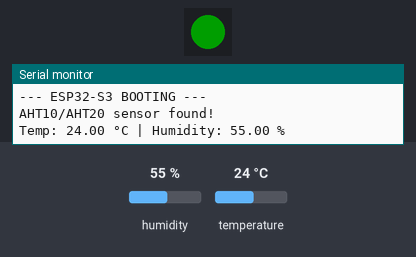
Simulated run of this sketch. Board: ESP32. On the bench: 1 RGB LEDs in strip order, left to right, the last lines printed to the serial monitor. The test bench sets the inputs (shaded band); at power-on: temperature 24 °C, humidity 55 %. Dim RGB values are drawn brighter than linear; WiFi joins after 1.5 s; servers stay silent unless stated.

Above: at 2.6 s.
2.7 s: temperature set to 24.7 °C
5.6 s: temperature set to 25.7 °C
At 7.2 s:
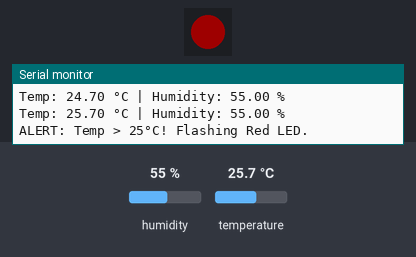
11.5 s: temperature set to 12 °C
At 13.1 s:
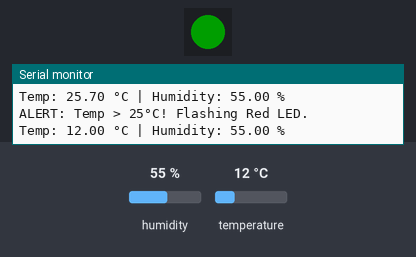
14.4 s: temperature set to 28 °C
At 17.5 s:
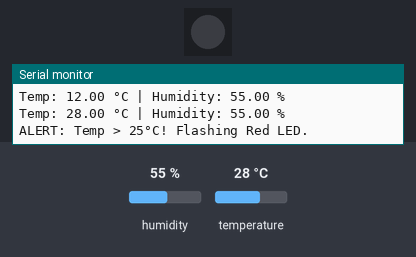
Timing chart, 0 to 21.6 s (numbered marks = the images above; inputs shaded):
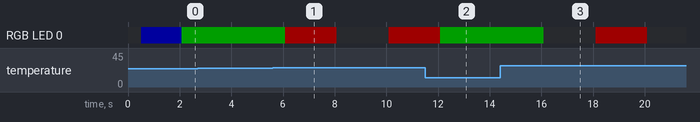

Measured:
- the behaviour switches between 25 and 25.1 °C on temperature (found by bisection; images 0 and 1)
- after the input at 5.6 s, RGB LED 0: RGB(0, 30, 0) → RGB(30, 0, 0) after 0.49 s, → off 2.0 s later, → RGB(30, 0, 0) 2.0 s later
- after the input at 14.4 s, RGB LED 0: RGB(0, 30, 0) → off after 1.7 s, → RGB(30, 0, 0) 2.0 s later, → off 2.0 s later

The sketch:

ArduinoCloud_ESP32S3_20261012_trial1.arduinodashboard.ino
```cpp
#include <Wire.h>
#include <Adafruit_AHTX0.h>
#include <Adafruit_NeoPixel.h>
#include "thingProperties.h"

// Force native USB CDC output for Waveshare ESP32-S3 Zero
#if CONFIG_IDF_TARGET_ESP32S3
#include "HWCDC.h"
HWCDC USBSerial;
#define Serial USBSerial
#endif

// Pin Definitions for Waveshare ESP32-S3 Zero
#define SDA_PIN 1
#define SCL_PIN 2
#define RGB_LED_PIN 21   // Onboard RGB LED pin
#define NUM_PIXELS 1

Adafruit_AHTX0 aht;
Adafruit_NeoPixel rgbLed(NUM_PIXELS, RGB_LED_PIN, NEO_GRB + NEO_KHZ800);

unsigned long lastUpdate = 0;
bool ledState = false;

void setup() {
  // Clear any hung Wi-Fi connections before initializing
  WiFi.disconnect(true);
  delay(500);

  Serial.begin(115200);

  // Pause briefly for macOS USB CDC connection
  unsigned long start = millis();
  while (!Serial && (millis() - start < 4000)) {
    delay(10);
  }

  Serial.println("\n--- ESP32-S3 BOOTING ---");

  // Initialize Onboard RGB LED
  rgbLed.begin();
  rgbLed.setBrightness(30); // 0-255 brightness level
  rgbLed.setPixelColor(0, rgbLed.Color(0, 0, 255)); // Blue during setup
  rgbLed.show();

  // Initialize Arduino IoT Cloud
  initProperties();
  ArduinoCloud.begin(ArduinoIoTPreferredConnection);

  setDebugMessageLevel(2);
  ArduinoCloud.printDebugInfo();

  // Initialize I2C Bus and AHT Sensor
  Wire.begin(SDA_PIN, SCL_PIN);
  if (!aht.begin()) {
    Serial.println("Could not find AHT10/AHT20 sensor!");
  } else {
    Serial.println("AHT10/AHT20 sensor found!");
  }
}

void loop() {
  ArduinoCloud.update();

  // Read sensor and evaluate LED status every 2 seconds
  if (millis() - lastUpdate > 2000) {
    lastUpdate = millis();

    sensors_event_t humidity_event, temp_event;
    if (aht.getEvent(&humidity_event, &temp_event)) {
      float currentTemp = temp_event.temperature;
      float currentHum = humidity_event.relative_humidity;

      // Print to Serial Monitor
      Serial.print("Temp: ");
      Serial.print(currentTemp);
      Serial.print(" °C | Humidity: ");
      Serial.print(currentHum);
      Serial.println(" %");

      // Push to Cloud Variables
      temperature = currentTemp;
      humidity = currentHum;

      // LED Logic & Cloud Status Update
      if (currentTemp > 25.0) {
        // Flash Red if over 25°C
        ledState = !ledState;
        if (ledState) {
          rgbLed.setPixelColor(0, rgbLed.Color(255, 0, 0)); // Red ON
        } else {
          rgbLed.setPixelColor(0, rgbLed.Color(0, 0, 0));   // OFF
        }
        led_status = "ALERT: High Temp (> 25°C)";
        Serial.println("ALERT: Temp > 25°C! Flashing Red LED.");
      } else {
        // Solid Green if normal
        rgbLed.setPixelColor(0, rgbLed.Color(0, 255, 0));   // Green ON
        led_status = "Normal (LED Green)";
      }
      rgbLed.show();
    }
  }
}
```

arduino_secrets.h
```cpp
#define SECRET_SSID "Hanauska"
#define SECRET_OPTIONAL_PASS "Les#Lisa8314$$$"
#define SECRET_DEVICE_KEY "1oLWLYhR8lq4yQi97@8!4YjvW"
```

thingProperties.h
```cpp
#include <ArduinoIoTCloud.h>
#include <Arduino_ConnectionHandler.h>
#include "arduino_secrets.h"

const char DEVICE_LOGIN_NAME[] = "a5a0c1b2-f7fa-4590-ad85-6c7edbc67375";
const char SSID[]              = SECRET_SSID;
const char PASS[]              = SECRET_OPTIONAL_PASS;
const char KEY[]               = SECRET_DEVICE_KEY;

// Declare Cloud Variables
float temperature;
float humidity;
String led_status;  // Cloud status string

void initProperties() {
  ArduinoCloud.setBoardId(DEVICE_LOGIN_NAME);
  ArduinoCloud.setSecretDeviceKey(KEY);

  // Register variables with Arduino Cloud
  ArduinoCloud.addProperty(temperature, READ, ON_CHANGE, NULL);
  ArduinoCloud.addProperty(humidity, READ, ON_CHANGE, NULL);
  ArduinoCloud.addProperty(led_status, READ, ON_CHANGE, NULL);
}

WiFiConnectionHandler ArduinoIoTPreferredConnection(SSID, PASS);
```
